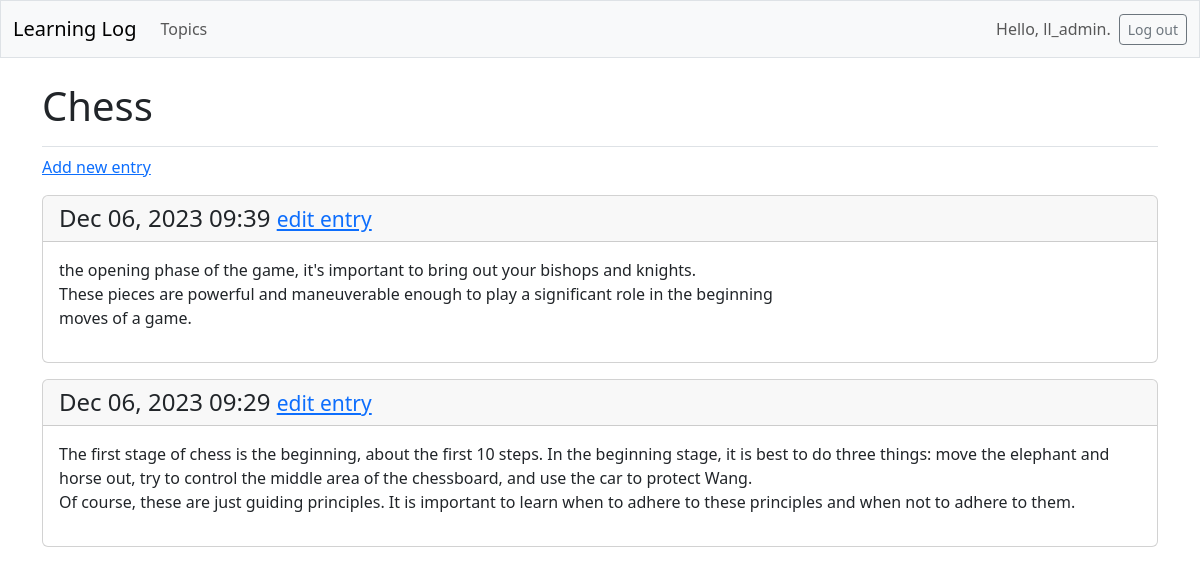
The page /topics/1/ (signed in) on the database its author committed.
### learning_logs/models.py (models this page shows, shortened)
class Topic(models.Model):
    text = models.CharField(max_length=200)
    date_added = models.DateTimeField(auto_now_add=True)
    owner = models.ForeignKey(User, on_delete=models.CASCADE)

class Entry(models.Model):
    topic = models.ForeignKey(Topic, on_delete=models.CASCADE)
    text = models.TextField()
    date_added = models.DateTimeField(auto_now_add=True)
    class Meta:
        verbose_name_plural = 'entries'

### learning_logs/views.py (the view)
# urls.py: path("topics/<int:topic_id>/", views.topic, name="topic"),
@login_required
def topic(request,topic_id):
    topic = Topic.objects.get(id=topic_id)
    if topic.owner != request.user:
        raise Http404
    entries = topic.entry_set.order_by('-date_added')
    context = {'topic':topic, 'entries':entries}
    return render(request, 'learning_logs/topic.html', context)

### learning_logs/templates/learning_logs/topic.html
{% extends 'learning_logs/base.html' %}
{% block page_header %}
  <h1>{{ topic.text }}</h1>
{% endblock page_header %}
{% block content %}
  <p>
    <a href="{% url 'learning_logs:new_entry' topic.id %}">Add new entry</a>
  </p>
  {% for entry in entries %}
    <div class="card mb-3">
      <h4 class="card-header">
        {{ entry.date_added|date:'M d, Y H:i' }}
        <small><a href="{% url 'learning_logs:edit_entry' entry.id %}">
          edit entry</a></small>
      </h4>
      <div class="card-body">{{ entry.text|linebreaks }}</div>
    </div>
  {% empty %}
    <p>There are no entries for this topic yet.</p>
  {% endfor %}
{% endblock content %}

### learning_logs/templates/learning_logs/base.html (shortened to what this page needs)
<!doctype html>
<html lang="en">
<head>
    {% load django_bootstrap5 %}
    {% bootstrap_css %}
</head>
<body>
<nav class="navbar navbar-expand-md navbar-light bg-light mb-4 border">
    <div class="container-fluid">
        <a class="navbar-brand" href="{% url 'learning_logs:index' %}">
            Learning Log
        </a>
        <div class="collapse navbar-collapse" id="navbarCollapse">
            <ul class="navbar-nav me-auto mb-2 mb-md-0">
                <li>
                    <a class="nav-link" href="{% url 'learning_logs:topics' %}">
                        Topics
                    </a>
                </li>
            </ul>
            <ul class="navbar-nav ms-auto mb-2 mb-md-0">
                {% if user.is_authenticated %}
                <li class="nav-item">
                        <span class="navbar-text me-2">Hello, {{ user.username }}.
                </span></li>
                {% endif %}
            </ul>
            {% if user.is_authenticated %}
            <form action="{% url 'accounts:logout' %}" method='post'>
                <button name='submit' class='btn btn-outline-secondary btn-sm'>
                    Log out
                </button>
            </form>
            {% endif %}
        </div>
    </div>
</nav>
  <main class="container">
    <div class="pb-2 mb-2 border-bottom">
      {% block page_header %}{% endblock page_header %}
    </div>
    <div>
      {% block content %}{% endblock content %}
    </div>
  </main>
</body>
</html>

### rows shown on the page
Topic: text "Chess"
Entry: date_added "Dec 06, 2023 09:39", text "the opening phase of the game, it's important to bring out your bishops and knights. These pieces are powerful and maneuverable enough to play a significant role in the beginning moves of a game."
Entry: date_added "Dec 06, 2023 09:29", text "The first stage of chess is the beginning, about the first 10 steps. In the beginning stage, it is best to do three things: move the elephant and horse out, try to control the middle area of the chessboard, and use the car to protect Wang. Of course, these are just guiding principles. It is important to learn when to adhere to these principles and when not to adhere to them."

### other values the page prints
{{ user.username }} "ll_admin"
